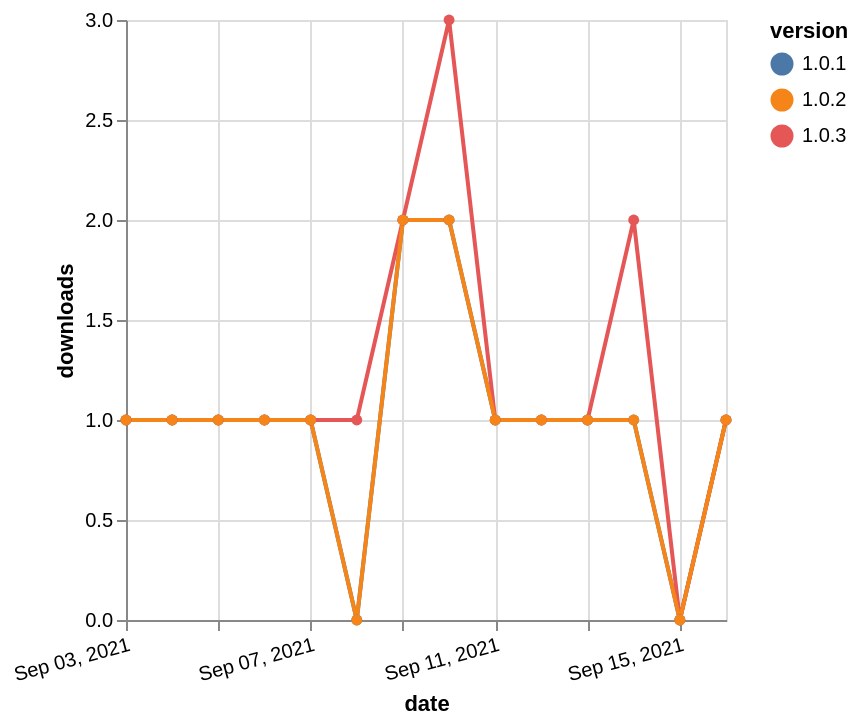

Source (Vega-Lite JSON):
### Vega-Lite specification from a JSON file in a GitHub repository (floating-point values rounded to 4 significant figures)
{"$schema": "https://vega.github.io/schema/vega-lite/v5.json", "description": "A simple bar chart with embedded data.", "data": {"values": [{"date": "2021-09-03", "total": 137, "delta": 1, "version": "1.0.1"}, {"date": "2021-09-04", "total": 138, "delta": 1, "version": "1.0.1"}, {"date": "2021-09-05", "total": 139, "delta": 1, "version": "1.0.1"}, {"date": "2021-09-06", "total": 140, "delta": 1, "version": "1.0.1"}, {"date": "2021-09-07", "total": 141, "delta": 1, "version": "1.0.1"}, {"date": "2021-09-08", "total": 141, "delta": 0, "version": "1.0.1"}, {"date": "2021-09-09", "total": 143, "delta": 2, "version": "1.0.1"}, {"date": "2021-09-10", "total": 145, "delta": 2, "version": "1.0.1"}, {"date": "2021-09-11", "total": 146, "delta": 1, "version": "1.0.1"}, {"date": "2021-09-12", "total": 147, "delta": 1, "version": "1.0.1"}, {"date": "2021-09-13", "total": 148, "delta": 1, "version": "1.0.1"}, {"date": "2021-09-14", "total": 149, "delta": 1, "version": "1.0.1"}, {"date": "2021-09-15", "total": 149, "delta": 0, "version": "1.0.1"}, {"date": "2021-09-16", "total": 150, "delta": 1, "version": "1.0.1"}, {"date": "2021-09-03", "total": 168, "delta": 1, "version": "1.0.3"}, {"date": "2021-09-04", "total": 169, "delta": 1, "version": "1.0.3"}, {"date": "2021-09-05", "total": 170, "delta": 1, "version": "1.0.3"}, {"date": "2021-09-06", "total": 171, "delta": 1, "version": "1.0.3"}, {"date": "2021-09-07", "total": 172, "delta": 1, "version": "1.0.3"}, {"date": "2021-09-08", "total": 173, "delta": 1, "version": "1.0.3"}, {"date": "2021-09-09", "total": 175, "delta": 2, "version": "1.0.3"}, {"date": "2021-09-10", "total": 178, "delta": 3, "version": "1.0.3"}, {"date": "2021-09-11", "total": 179, "delta": 1, "version": "1.0.3"}, {"date": "2021-09-12", "total": 180, "delta": 1, "version": "1.0.3"}, {"date": "2021-09-13", "total": 181, "delta": 1, "version": "1.0.3"}, {"date": "2021-09-14", "total": 183, "delta": 2, "version": "1.0.3"}, {"date": "2021-09-15", "total": 183, "delta": 0, "version": "1.0.3"}, {"date": "2021-09-16", "total": 184, "delta": 1, "version": "1.0.3"}, {"date": "2021-09-03", "total": 138, "delta": 1, "version": "1.0.2"}, {"date": "2021-09-04", "total": 139, "delta": 1, "version": "1.0.2"}, {"date": "2021-09-05", "total": 140, "delta": 1, "version": "1.0.2"}, {"date": "2021-09-06", "total": 141, "delta": 1, "version": "1.0.2"}, {"date": "2021-09-07", "total": 142, "delta": 1, "version": "1.0.2"}, {"date": "2021-09-08", "total": 142, "delta": 0, "version": "1.0.2"}, {"date": "2021-09-09", "total": 144, "delta": 2, "version": "1.0.2"}, {"date": "2021-09-10", "total": 146, "delta": 2, "version": "1.0.2"}, {"date": "2021-09-11", "total": 147, "delta": 1, "version": "1.0.2"}, {"date": "2021-09-12", "total": 148, "delta": 1, "version": "1.0.2"}, {"date": "2021-09-13", "total": 149, "delta": 1, "version": "1.0.2"}, {"date": "2021-09-14", "total": 150, "delta": 1, "version": "1.0.2"}, {"date": "2021-09-15", "total": 150, "delta": 0, "version": "1.0.2"}, {"date": "2021-09-16", "total": 151, "delta": 1, "version": "1.0.2"}]}, "width": "container", "mark": {"type": "line", "point": {"filled": true}}, "encoding": {"x": {"field": "date", "type": "temporal", "timeUnit": "yearmonthdate", "title": "date", "axis": {"labelAngle": -15}}, "y": {"field": "delta", "type": "quantitative", "title": "downloads"}, "color": {"field": "version", "type": "nominal"}, "tooltip": {"field": "delta"}}}
